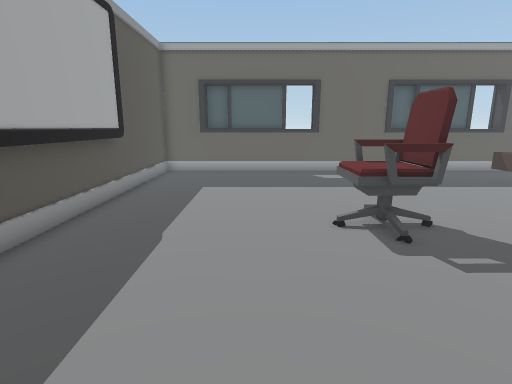
[1] (above)

20 first-person views from a walk through a Unity game level. The camera is 1.3 m above the floor, tilts 12° down and sees 80° across. The floor is counted in squares, 0.5 m on a side. Each view is taken from the middle of a square. On the plan, view 1 faces up. The plan holds only what a view shows up to about 20 squares ahead; the rest is blank. The place goes on beyond the plan. Door leaves are left out, so doorways stand open.

[2]
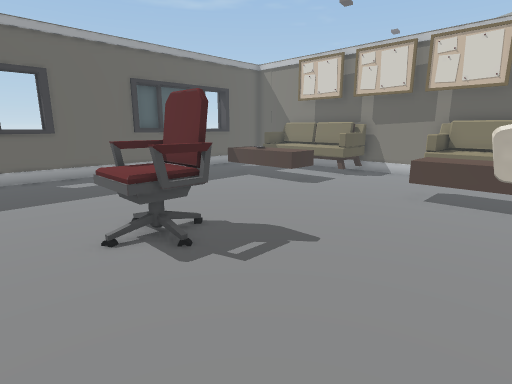

[3]
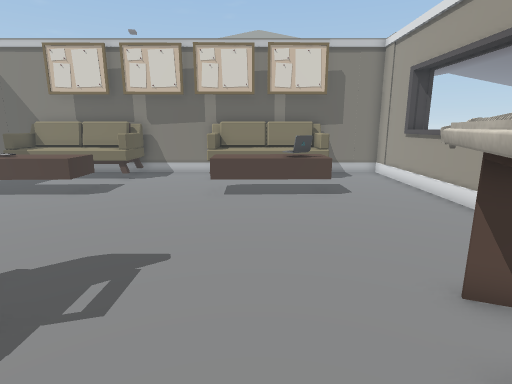

[4]
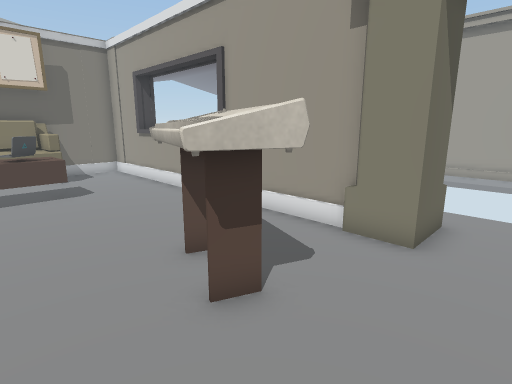

[5]
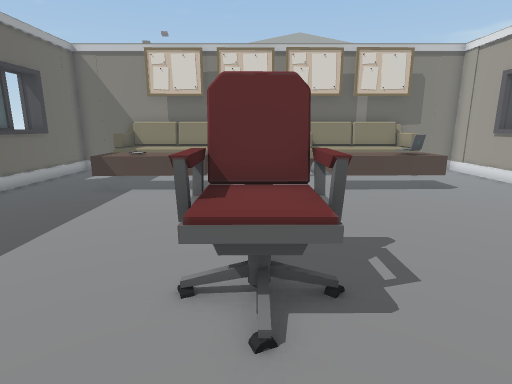

[6]
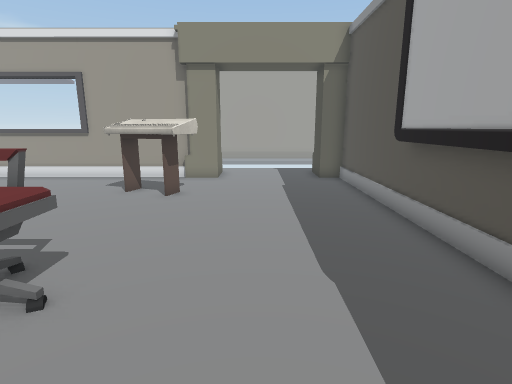

[7]
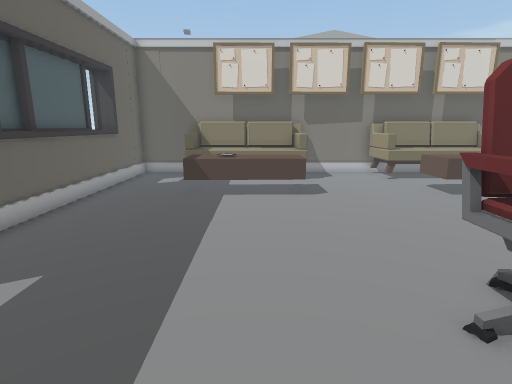

[8]
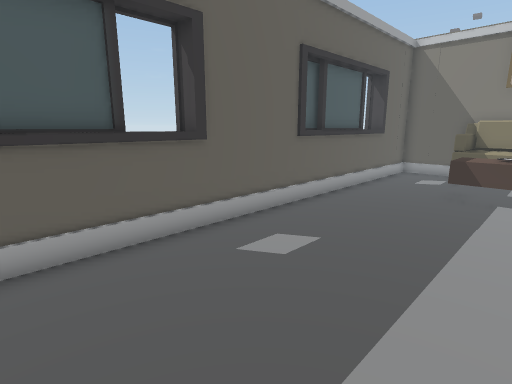

[9]
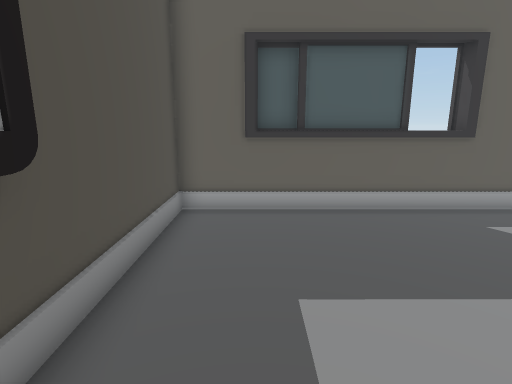

[10]
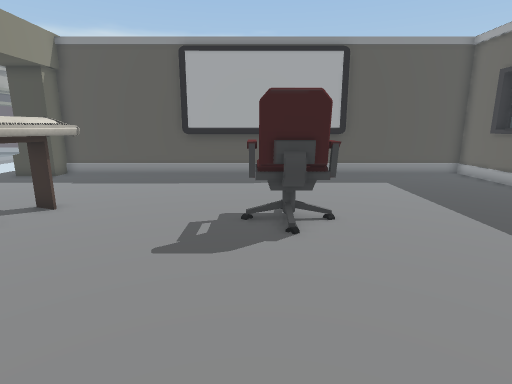

[11]
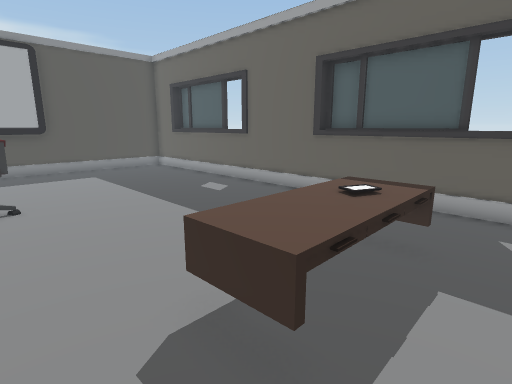

[12]
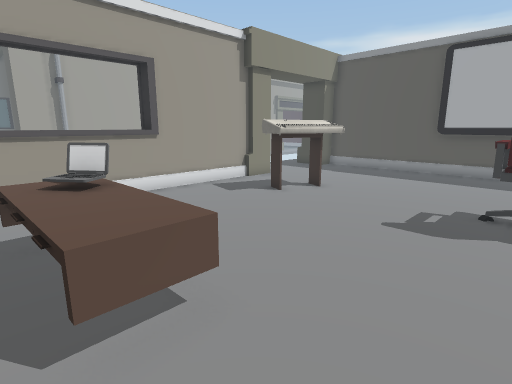

[13]
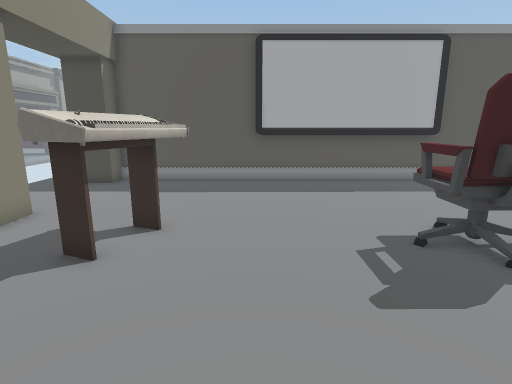

[14]
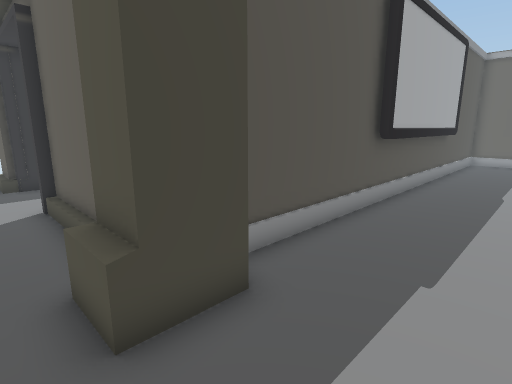

[15]
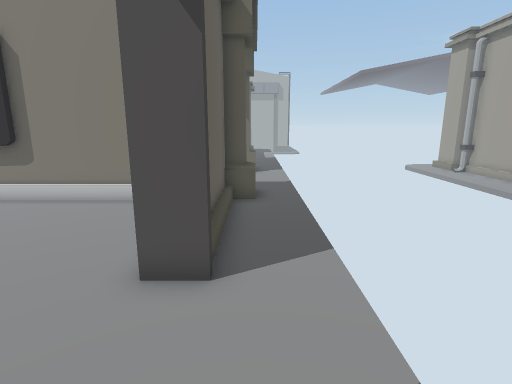

[16]
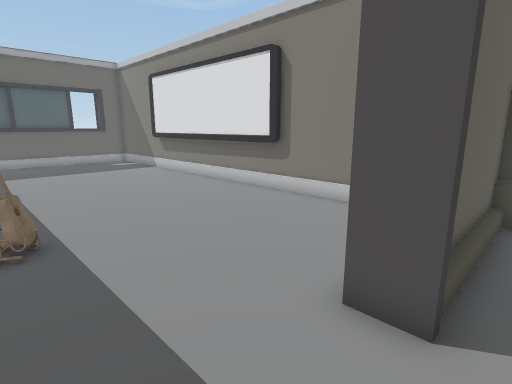

[17]
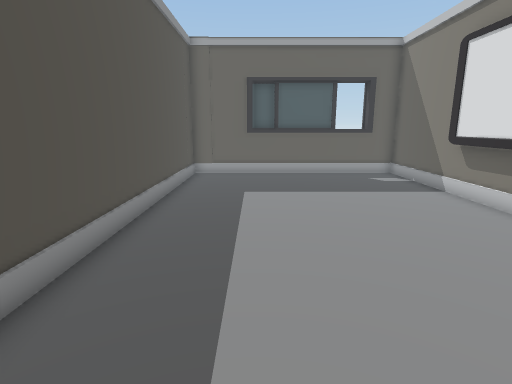

[18]
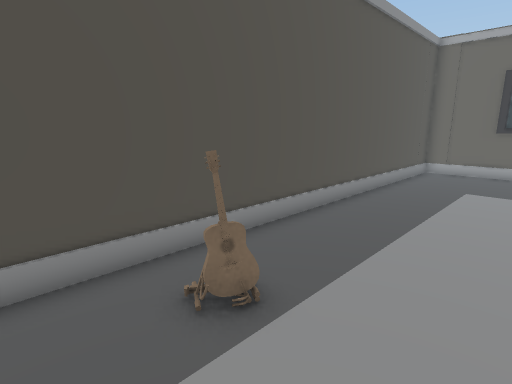

[19]
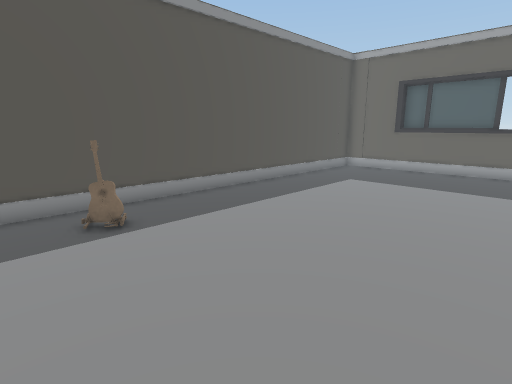

[20]
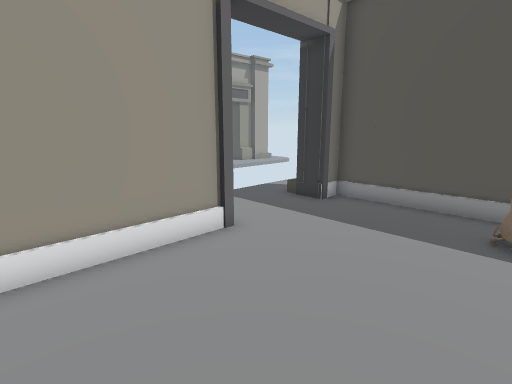

### Floor plan
Points are (right, up) in squares from view 1. A wall is a line through its corners. A room is listed if a view was taken in it or the views show most of it. See-through windows are left out.
Room 1 (views 1, 2, 3, 4, 5, 6, 7, 8, 9, 10, 11, 12, 13)
walls: (2.4, -4.2) (18, -4.2) (18, 18.7) (-5.5, 18.7) (-5.5, -3.8) (-4.3, -3.8) (-4.3, -6); (9.5, 18.9) (8, 18.9); (1.6, 18.9) (-1.5, 18.9); (9.8, 19.2) (8.1, 19.2); (12.8, 18.9) (9.6, 18.9); (1, -6) (1, -3.8) (2.8, -3.8); (-1.6, 18.9) (-3.1, 18.9); (-1.6, 19.2) (-3, 19.2)
ways out: open door at (-1.5, -5) to room 2
objects: other object (1, -1) to (5, 1); other object (2, 7) to (5, 9); other object (11, 10) to (13, 15); other object (12, 0) to (13, 0); other object (12, 1) to (13, 2); other object (12, 3) to (13, 5); other object (15, -1) to (17, 5); other object (15, 9) to (17, 16)
Room 2 (view 14)
walls: (-4.2, -5.6) (-5.7, -5.6)
low walls: (-4.3, -6) (-6.1, -6)
ways out: open door at (-1.5, -5) to room 1; opening at (-6, -7) to room 3; opening at (1, -7)
Room 3 (views 15, 16)
walls: (-7.6, -5.2) (-12.2, -5.2); (-5.7, -4.9) (-11.8, -4.9)
low walls: (-16.7, -5.4) (-18.6, -5.4); (-6.6, -5.2) (-7.5, -5.2); (-6.1, -6) (-6.1, -4.8)
ways out: opening at (-6, -7) to room 2; open door at (-14.5, -5) to room 4
Room 4 (views 17, 18, 19, 20)
walls: (-6.3, 2.3) (-6.4, 13.2); (-6.1, -1.5) (-6.1, 18.7) (-17.6, 18.7) (-17.6, -4.2) (-16.9, -4.2); (-11.9, -4.2) (-7.3, -4.2); (-16.9, -3.8) (-16.5, -3.8) (-16.5, -5.2); (-12.9, 18.9) (-14.4, 18.9); (-9.6, 18.9) (-12.8, 18.9); (-12.2, -5.2) (-12.2, -3.8) (-11.8, -3.8); (-12.9, 19.2) (-14.2, 19.2)
ways out: open door at (-14.5, -5) to room 3
objects: other object (-15, 2)

Positions as (right, up) in squares from view 1, and headings:
1: (0, 0), facing up
2: (0, 1), facing up-right
3: (0, 3), facing right
4: (-1, 3), facing down-right
5: (-1, 8), facing right
6: (-1, 12), facing down
7: (0, 12), facing right
8: (-1, 12), facing up-right
9: (-3, 9), facing up
10: (12, 7), facing left
11: (15, 8), facing up-left
12: (14, 8), facing down-left
13: (10, 3), facing left
14: (-1, -7), facing up-left
15: (-17, -6), facing right
16: (-16, -6), facing up-right
17: (-14, 1), facing up
18: (-12, -1), facing up-left
19: (-7, -1), facing up-left
20: (-7, 2), facing down-left
